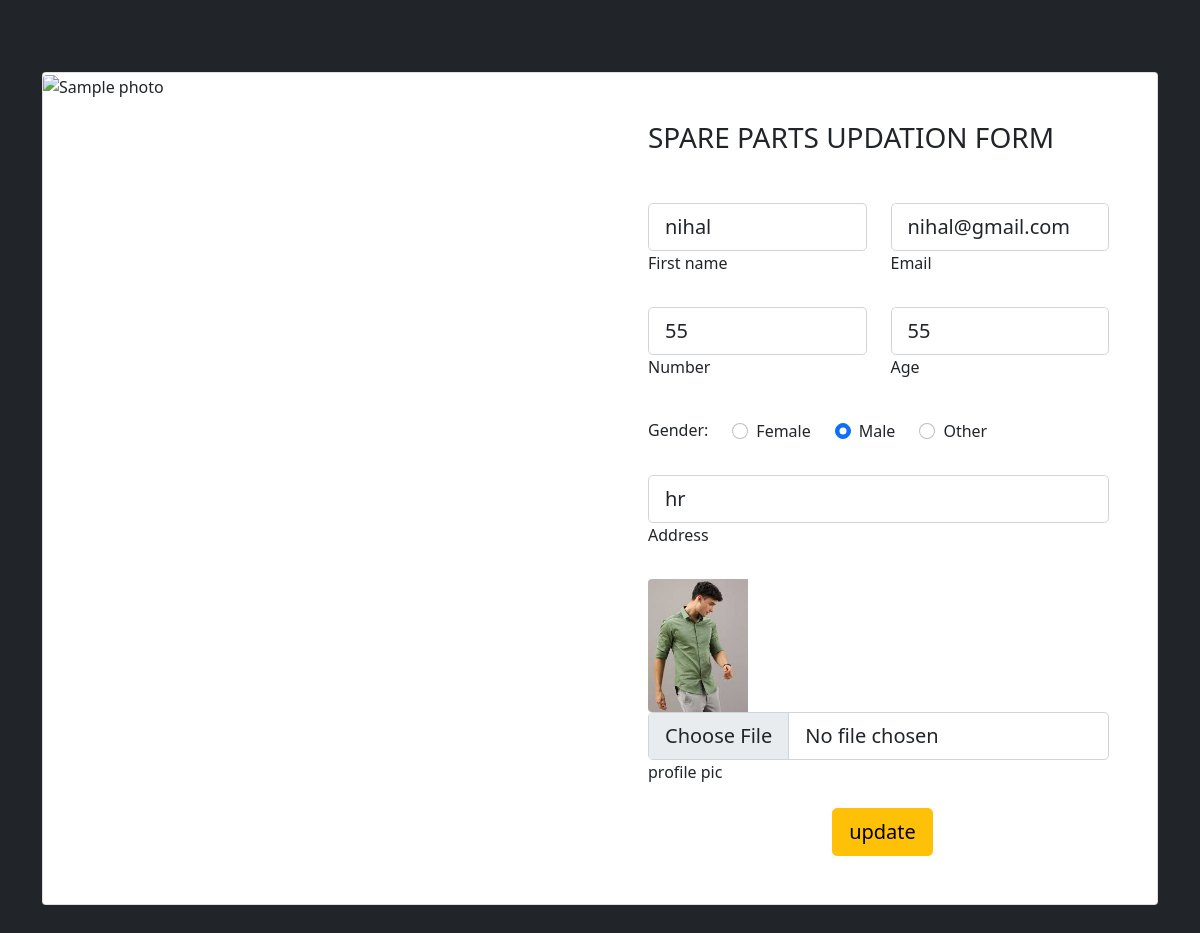
The app's page /userupdate/4/ with its own data.
### spareapp/models.py (models this page shows, shortened)
class newregistration(models.Model):
    Fullname = models.CharField(max_length=30)
    Email = models.CharField(max_length=50)
    Mobile = models.IntegerField()
    Age = models.IntegerField()
    Gender = models.CharField(max_length=20)
    Address = models.CharField(max_length=300)
    Propic = models.ImageField(upload_to='images/')
    Password = models.CharField(max_length=20)

### spareapp/views.py (the view, shortened to what this page needs)
# urls.py: path('userupdate/<int:id>/', userupdate, name='userupdate'),
def userupdate(request,id):
    data=newregistration.objects.get(id=id)
    return render(request,'user_update.html',{'data':data})

### spareapp/templates/user_update.html (shortened to what this page needs)
<!DOCTYPE html>
<html lang="en">
<head>
</head>
<link href="https://cdn.jsdelivr.net/npm/bootstrap@5.0.2/dist/css/bootstrap.min.css" rel="stylesheet">
<body>
<form method="post" enctype="multipart/form-data" >{% csrf_token %}
<section class="h-100 bg-dark">
  <div class="container py-5 h-100">
    <div class="row d-flex justify-content-center align-items-center h-100">
      <div class="col">
        <div class="card card-registration my-4">
          <div class="row g-0">
            <div class="col-xl-6 d-none d-xl-block">
              <img src="https://www.khodro.land/wp-content/uploads/2020/10/%D8%A7%D9%86%D8%AA%D8%AE%D8%A7%D8%A8-%D9%84%D9%88%D8%A7%D8%B2%D9%85-%DB%8C%D8%AF%DA%A9%DB%8C.jpg"
                alt="Sample photo" class="img-fluid"
                style="border-top-left-radius: .25rem; border-bottom-left-radius: .25rem; height:100%;" />
            </div>
            <div class="col-xl-6">
              <div class="card-body p-md-5 text-black">
                <h3 class="mb-5 text-uppercase">Spare Parts Updation Form</h3>
                <div class="row">
                  <div class="col-md-6 mb-4">
                    <div data-mdb-input-init class="form-outline">
                      <input type="text" name="name"  value="{{data.Fullname}}" id="form3Example1m" class="form-control form-control-lg" />
                      <label class="form-label" for="form3Example1m">First name</label>
                    </div>
                  </div>
                  <div class="col-md-6 mb-4">
                    <div data-mdb-input-init class="form-outline">
                      <input type="email" name="email" value="{{data.Email}}" id="form3Example1n" class="form-control form-control-lg" />
                      <label class="form-label" for="form3Example1n">Email</label>
                    </div>
                  </div>
                </div>
                <div class="row">
                  <div class="col-md-6 mb-4">
                    <div data-mdb-input-init class="form-outline">
                      <input type="number" name="mobile" value="{{data.Mobile}}" id="form3Example1m1" class="form-control form-control-lg" />
                      <label class="form-label" for="form3Example1m1">Number</label>
                    </div>
                  </div>
                  <div class="col-md-6 mb-4">
                    <div data-mdb-input-init class="form-outline">
                      <input type="number" name="age" value="{{data.Age}}" id="form3Example1n1" class="form-control form-control-lg" />
                      <label class="form-label" for="form3Example1n1">Age</label>
                    </div>
                  </div>
                </div>
                <div class="d-md-flex justify-content-start align-items-center mb-4 py-2">
                  <h6 class="mb-0 me-4">Gender: </h6>
                  <div class="form-check form-check-inline mb-0 me-4">
                    <input class="form-check-input" type="radio" name="gender" id="femaleGender"
                      value="Female"  {% if data.Gender == 'Female' %} checked {% endif %}/>
                    <label class="form-check-label" for="femaleGender">Female</label>
                  </div>
                  <div class="form-check form-check-inline mb-0 me-4">
                    <input class="form-check-input" type="radio" name="gender" id="maleGender"
                      value="Male" {% if data.Gender == 'Male' %} checked {% endif %} />
                    <label class="form-check-label" for="maleGender">Male</label>
                  </div>
                  <div class="form-check form-check-inline mb-0">
                    <input class="form-check-input" type="radio" name="gender" id="otherGender"
                      value="Other" {% if data.Gender == 'Other' %} checked {% endif %} />
                    <label class="form-check-label" for="otherGender">Other</label>
                  </div>
                </div>
                 <div data-mdb-input-init class="form-outline mb-4">
                   <input type="text" name="address" value="{{data.Address}}" id="form3Example8" class="form-control form-control-lg" />
                  <label class="form-label" for="form3Example8">Address</label>
                </div>
                <div data-mdb-input-init class="form-outline">
                  <img src="{{data.Propic.url}}" class="img-fluid rounded-start" alt="..." height="100rem" width="100rem">
                      <input type="file" name="propic" class="form-control form-control-lg" />
                      <label class="form-label" for="form3Example1n1">profile pic</label>
                    </div>
                <div class="d-flex justify-content-center pt-3">
                  <input type="submit" data-mdb-button-init data-mdb-ripple-init class="btn btn-warning btn-lg ms-2" value="update">
                </div>
              </div>
            </div>
          </div>
        </div>
      </div>
    </div>
  </div>
</section>
  </form>
</body>
</html>

### records on screen
newregistration: name "nihal", email "nihal@gmail.com", mobile "55", age "55", Gender "☐ Female", Gender "☑ Male", Gender "☐ Other", address "hr", Propic (picture)
